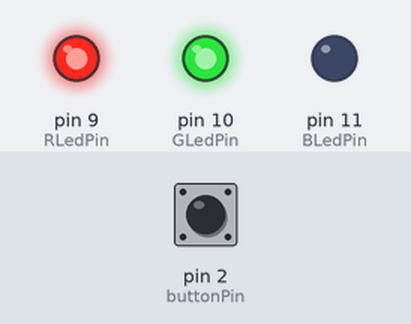
This sketch was run on a simulated Arduino Uno, built with avr-gcc and run on an emulated ATmega328P. On the bench: output pins drawn as LEDs (lit = HIGH). Inputs (shaded band) come from the test bench; at power-on: pin 2 (buttonPin) LOW.

Above: at 1.2 s.
1.3 s: pin 2 (buttonPin) pulled HIGH for 0.15 s
2.9 s: pin 2 (buttonPin) pulled HIGH for 1 s
At 5.2 s:
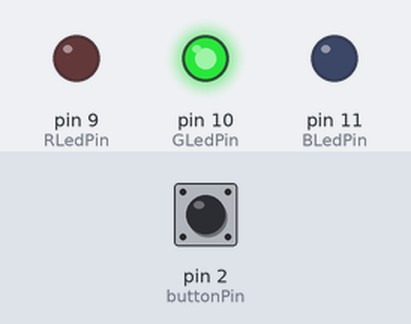
5.9 s: pin 2 (buttonPin) pulled HIGH for 3.2 s
At 22.5 s:
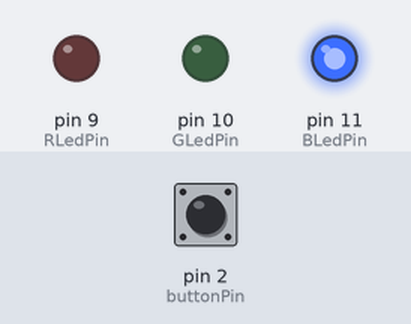
Timing chart, 0 to 22.7 s (numbered marks = the images above; inputs shaded):
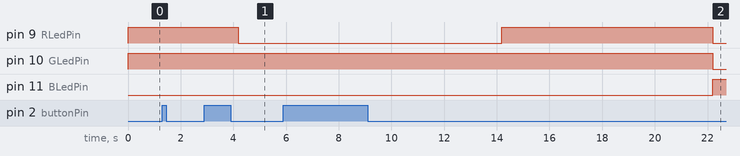

The sketch:

hw2.ino
```cpp
// 腳位設定
const int buttonPin = 2;     // 按鈕連接到 D2[cite: 8, 10, 12]
const int RLedPin = 9;       // RGB 紅色連接到 D9[cite: 8, 10, 12]
const int GLedPin = 10;      // RGB 綠色連接到 D10[cite: 8, 10]
const int BLedPin = 11;      // RGB 藍色連接到 D11[cite: 8, 10]

// 心情與計時變數
int moodScore = 50;          // 心情初始分數 (0 ~ 100)
int buttonState = 0;         // 目前按鈕狀態
bool buttonPressed = false;  // 按鈕是否被按下的標記

unsigned long lastPetTime = 0;       // 上次觸碰娃娃的時間
unsigned long lastDecayTime = 0;     // 上次扣分的時間
const int untouchedInterval = 3000;  // 超過 3 秒未觸碰開始扣分
const int decayRate = 1000;          // 每 1 秒扣一次分數

// 紀錄當前 RGB LED 的顏色數值（用於漸變計算）
int currentR = 255, currentG = 255, currentB = 0; // 初始為黃光 (50分)

void setup() {
    pinMode(buttonPin, INPUT);
    pinMode(RLedPin, OUTPUT);
    pinMode(GLedPin, OUTPUT);
    pinMode(BLedPin, OUTPUT);

    // 初始燈光設定為黃光
    analogWrite(RLedPin, currentR);
    analogWrite(GLedPin, currentG);
    analogWrite(BLedPin, currentB);

    unsigned long currentTime = millis();
    lastPetTime = currentTime;
    lastDecayTime = currentTime;
}

void loop() {
    unsigned long currentTime = millis();

    // 1. 偵測按壓娃娃 (按鈕)[cite: 11]
    buttonState = digitalRead(buttonPin);

    // 觸發按壓 (High 狀態)
    if (buttonState == HIGH && !buttonPressed) {
        moodScore = moodScore + 15;  // 撫摸一次增加 15 分
        if (moodScore > 100) {
            moodScore = 100;         // 滿分為 100
        }
        lastPetTime = currentTime;   // 重置最後撫摸時間
        buttonPressed = true;
    }

    if (buttonState == LOW) {
        buttonPressed = false;
    }

    // 2. 判斷長時間未觸碰 (超過 3 秒未按壓，會讓娃娃傷心並扣分)[cite: 11]
    if (currentTime - lastPetTime > untouchedInterval) {
        if (currentTime - lastDecayTime > decayRate) {
            moodScore = moodScore - 5;  // 每秒扣 5 分
            if (moodScore < 0) {
                moodScore = 0;          // 最低為 0 分
            }
            lastDecayTime = currentTime;
        }
    }

    // 3. 根據心情分數漸變更新 RGB LED 顯示[cite: 11]
    updateMoodLED();
}

// 根據分數平滑漸變至目標顏色
void updateMoodLED() {
    int targetR = 0, targetG = 0, targetB = 0;

    if (moodScore >= 70) {
        // 心情開心 (Happy)：目標為綠光 (0, 255, 0)
        targetR = 0;
        targetG = 255;
        targetB = 0;
    }
    else if (moodScore >= 30) {
        // 心情普通 (Neutral)：目標為黃光 (255, 255, 0)
        targetR = 255;
        targetG = 255;
        targetB = 0;
    }
    else {
        // 心情傷心 (Sad)：目標為藍光 (0, 0, 255)
        targetR = 0;
        targetG = 0;
        targetB = 255;
    }

    // 執行平滑漸變 (Fade to Target Color)
    fadeToColor(targetR, targetG, targetB);
}

// 實現顏色漸變變化的自訂函式
void fadeToColor(int targetR, int targetG, int targetB) {
    // 如果當前顏色已經等於目標顏色，就不需要漸變
    if (currentR == targetR && currentG == targetG && currentB == targetB) {
        return;
    }

    // 每次呼叫向目標顏色微調一步 (+1 或 -1)
    if (currentR < targetR) currentR++;
    else if (currentR > targetR) currentR--;

    if (currentG < targetG) currentG++;
    else if (currentG > targetG) currentG--;

    if (currentB < targetB) currentB++;
    else if (currentB > targetB) currentB--;

    // 寫入燈光顏色
    analogWrite(RLedPin, currentR);
    analogWrite(GLedPin, currentG);
    analogWrite(BLedPin, currentB);

    // 稍微延遲（控制漸變速度，數字越大漸變越慢）
    delay(5);
}
```

Measured:
- after the input at 1.3 s, every drawn part: stays the same
- after the input at 2.9 s, pin 9 (RLedPin): HIGH → LOW after 1.3 s
- after the input at 5.9 s, pin 10 (GLedPin): HIGH → LOW after 16.3 s instead of 11.3 s; pin 11 (BLedPin): LOW → HIGH after 16.3 s instead of 11.3 s
